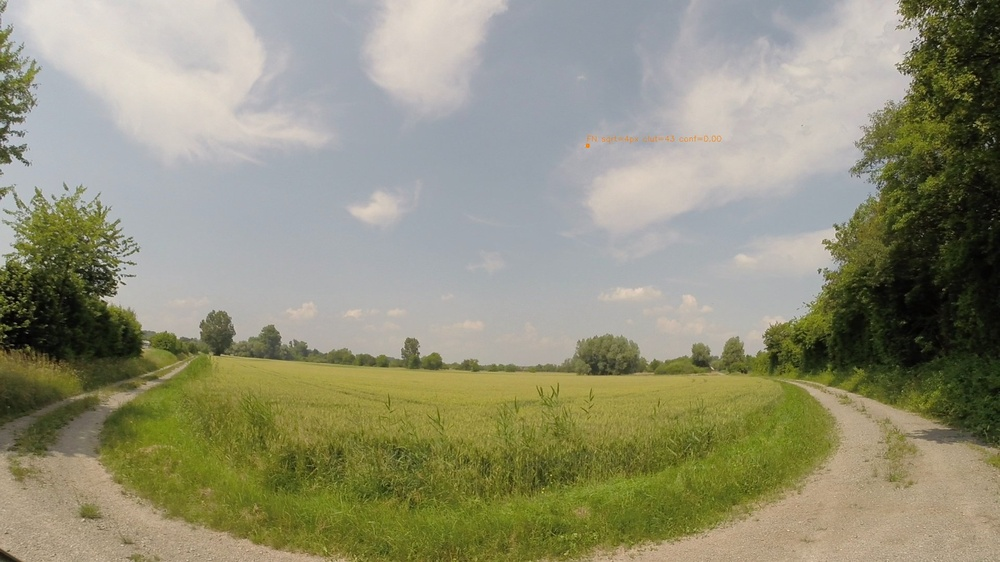
#> input picture analytics/spec_analysis/visual_cases/ft2_1280/dataset_rgb/FN_smallest_00_wosdetc_gopro_007_002206.jpg, 1000 x 562 px, shrunk from 1920 x 1080 before the run
$ python -i process_youtube_videos_4class.py   (imports and definitions only)   (older library calls are emulated)
#> lines starting #> are read from the running program, lines starting #| are printed output that depends on the picture
"""
process_youtube_videos_4class.py — Generate rows in the 4-class fusion
dataset schema for the YouTube aerial-negative videos.

The GUI uses fusion_no_fn_model.joblib (4-class trust classifier) with
40 features. Its training CSV lives at
    classifier/runs/reliability/fusion/fusion_dataset.csv
This script appends YouTube grayscale-replicate rows (trust_label=0,
drone_present=0) into that CSV so the classifier learns to reject the
exact GUI failure mode: RGB airplane frame → both YOLOs fire → reject.

Both RGB-source and IR-source videos are processed:
  * RGB-source: RGB YOLO on the BGR frame, IR YOLO on gray-replicate
    (exact match to the GUI's grayscale-replicate failure mode).
  * IR-source: both YOLOs on gray-3ch of the thermal frame. RGB YOLO
    rarely fires on pure thermal (which is fine); IR YOLO fires
    natively. Scene features come from the thermal gray on both sides.
Svanström also supplies real-thermal aerial rows, but its IR YOLO never
fires on those scenes (ir_detected=0 in all 6090 airplane rows), so
YouTube IR videos are the first training rows where the IR side
actually fires on aerial negatives.

Output:
    classifier/runs/reliability/fusion/fusion_dataset_v2.csv   (merged)
    classifier/runs/reliability/fusion/fusion_dataset.csv.bak_v1
"""

import argparse
import shutil
import time
from pathlib import Path

import cv2
import numpy as np
import pandas as pd
import yaml


# ── Feature extraction (verbatim from gui/fusion/features.py) ──

def compute_global_features(img_gray):
    h, w = img_gray.shape[:2]
    img_area = h * w
    img_f = img_gray.astype(np.float32)
    img_mean = float(img_f.mean())
    img_std = float(img_f.std())
    p2 = float(np.percentile(img_gray, 2))
    p98 = float(np.percentile(img_gray, 98))
    img_dynamic_range = p98 - p2
    hist, _ = np.histogram(img_gray, bins=256, range=(0, 256))
    hist = hist[hist > 0].astype(np.float64)
    p = hist / hist.sum()
    img_entropy = float(-np.sum(p * np.log2(p)))
    top_mean = float(img_f[:h // 2].mean())
    bot_mean = float(img_f[h // 2:].mean())
    sky_ground_ratio = top_mean / max(bot_mean, 1.0)
    edges = cv2.Canny(img_gray, 50, 150)
    edge_density = float(edges.sum()) / (img_area * 255.0)
    lap = cv2.Laplacian(img_gray, cv2.CV_64F)
    blurriness = float(lap.var())
    return {
        "img_mean": round(img_mean, 3),
        "img_std": round(img_std, 3),
        "img_dynamic_range": round(img_dynamic_range, 3),
        "img_entropy": round(img_entropy, 4),
        "sky_ground_ratio": round(sky_ground_ratio, 4),
        "edge_density": round(edge_density, 6),
        "blurriness": round(blurriness, 3),
    }


# [36 lines left out: function compute_target_features, not called in this run]


TARGET_NAMES = ["log_bbox_area", "aspect_ratio", "pos_x", "pos_y",
                "dist_to_center", "local_contrast", "target_bg_delta"]


CATEGORY_MAP = {
    "airplane": "AIRPLANE", "plane": "AIRPLANE",
    "heli": "HELICOPTER", "helicopter": "HELICOPTER",
    "bird": "BIRD", "birds": "BIRD",
}


# [197 lines left out: functions parse_video_name, run_yolo, det_stats, best_det_target, frame_features, process_video and 1 more, not called in this run]


# [2 lines not run here, left out]

>>> import cv2
>>> picture = cv2.imread('../../../analytics/spec_analysis/visual_cases/ft2_1280/dataset_rgb/FN_smallest_00_wosdetc_gopro_007_002206.jpg', cv2.IMREAD_GRAYSCALE)
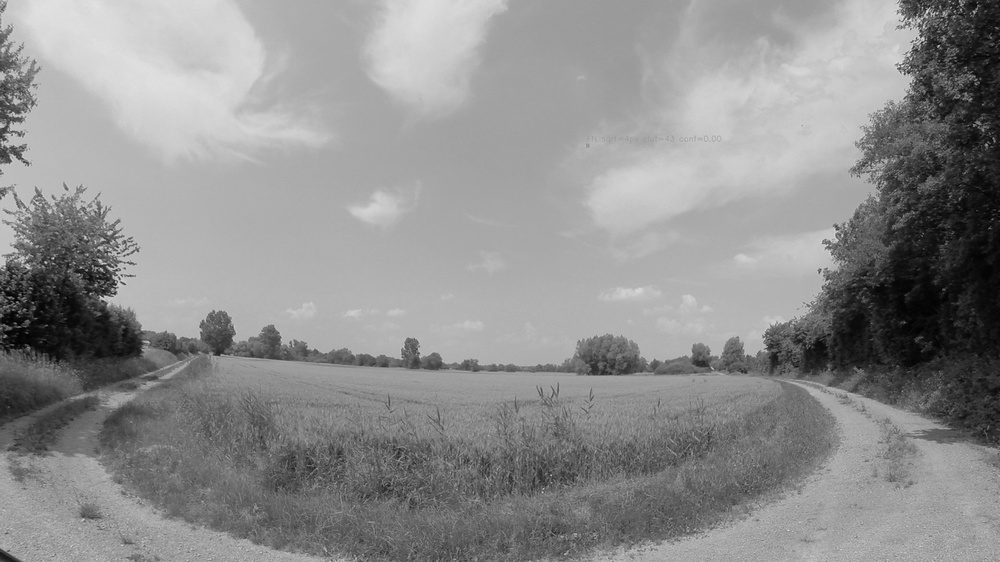
#> picture: shape (562, 1000); min 0, max 227, mean 142
>>> result = compute_global_features(picture)
#> in compute_global_features, `img_mean = float(img_f.mean())`: img_mean = 142
#> in compute_global_features, `img_std = float(img_f.std())`: img_std = 51.22
#> in compute_global_features, `p2 = float(np.percentile(img_gray, 2))`: p2 = 17
#> in compute_global_features, `p98 = float(np.percentile(img_gray, 98))`: p98 = 214
#> in compute_global_features, `img_dynamic_range = p98 - p2`: img_dynamic_range = 197
#> in compute_global_features, `hist, _ = np.histogram(img_gray, bins=256, range=(0, 256))`: hist = 256 values, max 11313 at index 177, min 0 at index 228, mean 2195.3
#> in compute_global_features, `hist = hist[hist > 0].astype(np.float64)`: hist = 228 values, max 11313 at index 177, min 1 at index 227, mean 2464.9
#> in compute_global_features, `p = hist / hist.sum()`: p = 228 values, max 0.0201 at index 177, min 1.78e-06 at index 227, mean 0.00439
#> in compute_global_features, `img_entropy = float(-np.sum(p * np.log2(p)))`: img_entropy = 7.35
#> in compute_global_features, `top_mean = float(img_f[:h // 2].mean())`: top_mean = 163
#> in compute_global_features, `bot_mean = float(img_f[h // 2:].mean())`: bot_mean = 121
#> in compute_global_features, `sky_ground_ratio = top_mean / max(bot_mean, 1.0)`: sky_ground_ratio = 1.35
#> in compute_global_features, `edges = cv2.Canny(img_gray, 50, 150)`:
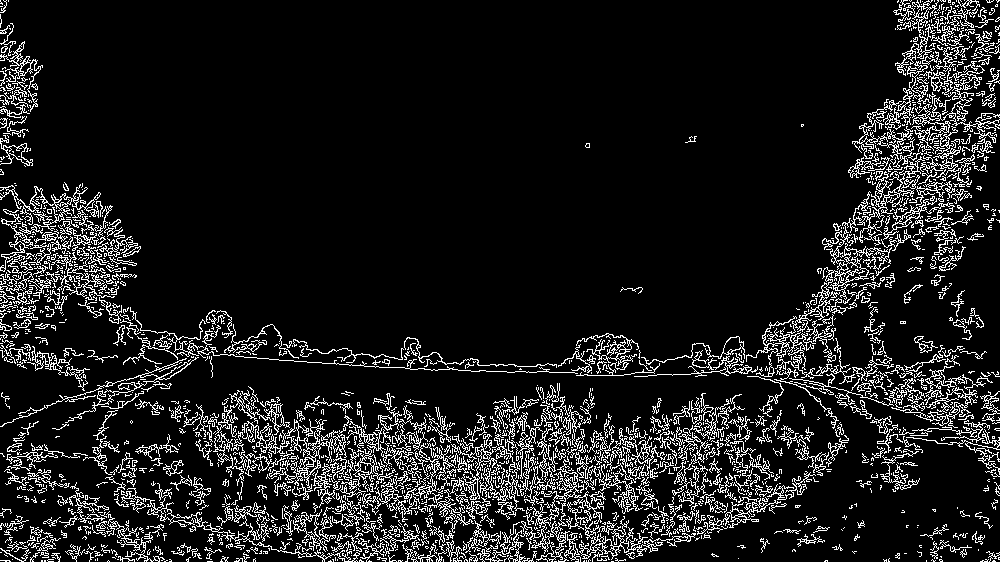
#> edges: shape (562, 1000); 11% white in thin lines or dots
#> in compute_global_features, `edge_density = float(edges.sum()) / (img_area * 255.0)`: edge_density = 0.11
#> in compute_global_features, `lap = cv2.Laplacian(img_gray, cv2.CV_64F)`:
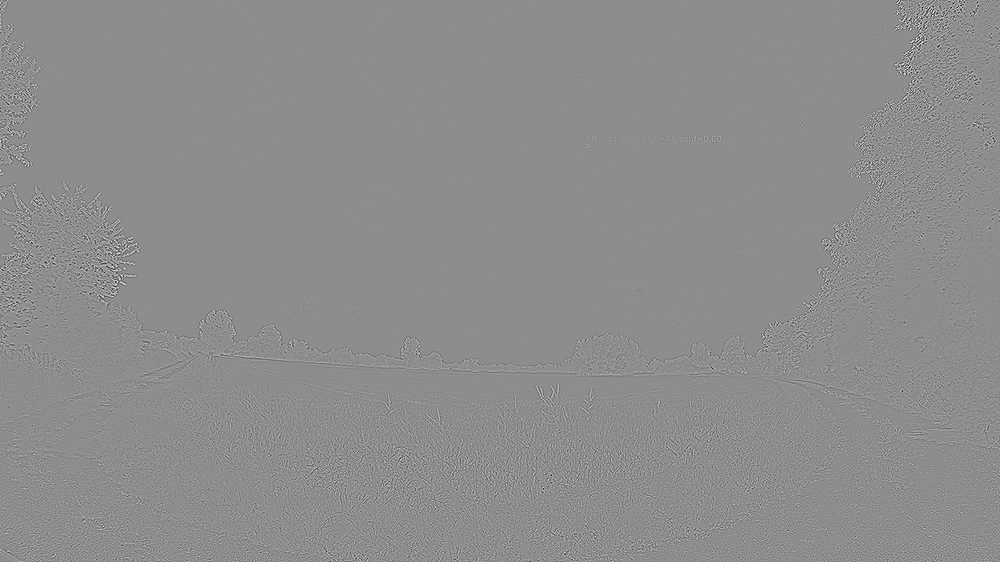
#> lap: shape (562, 1000) float64; min -351, max 282, mean 0; drawn with min black and max white
#> in compute_global_features, `blurriness = float(lap.var())`: blurriness = 640.6
#> result = {'img_mean': 142, 'img_std': 51.22, 'img_dynamic_range': 197, 'img_entropy': 7.35, 'sky_ground_ratio': 1.35, 'edge_density': 0.11, 'blurriness': 640.6}

$ run again, on analytics/spec_analysis/visual_cases/ft2_1280/dataset_rgb/FN_worst_clutter_02_anti-muav-roboflow_02255_jpg.rf.c57dd8c73374f954807346d054273cb0.jpg
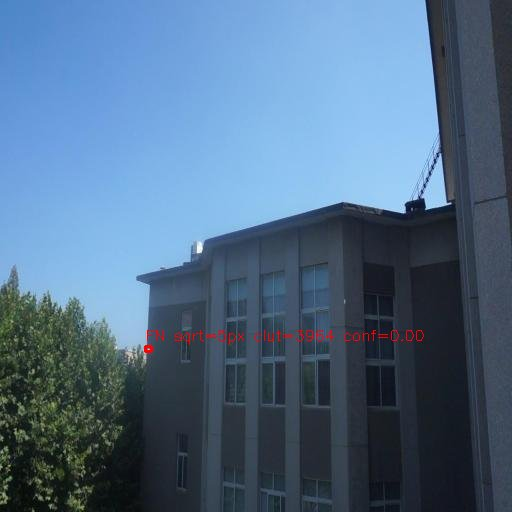
#> input picture analytics/spec_analysis/visual_cases/ft2_1280/dataset_rgb/FN_worst_clutter_02_anti-muav-roboflow_02255_jpg.rf.c57dd8c73374f954807346d054273cb0.jpg, 512 x 512 px
#> img_mean = 103.2
#> img_std = 59.29
#> p2 = 21
#> p98 = 190
#> img_dynamic_range = 169
#> in compute_global_features, `hist, _ = np.histogram(img_gray, bins=256, range=(0, 256))`: hist = 256 values, max 3952 at index 177, min 0 at index 218, mean 1024
#> in compute_global_features, `hist = hist[hist > 0].astype(np.float64)`: hist = 244 values, max 3952 at index 177, min 1 at index 214, mean 1074.4
#> p = 244 values, max 0.0151 at index 177, min 3.81e-06 at index 214, mean 0.0041
#> img_entropy = 7.15
#> top_mean = 143.8
#> bot_mean = 62.59
#> sky_ground_ratio = 2.3
#> in compute_global_features, `edges = cv2.Canny(img_gray, 50, 150)`:
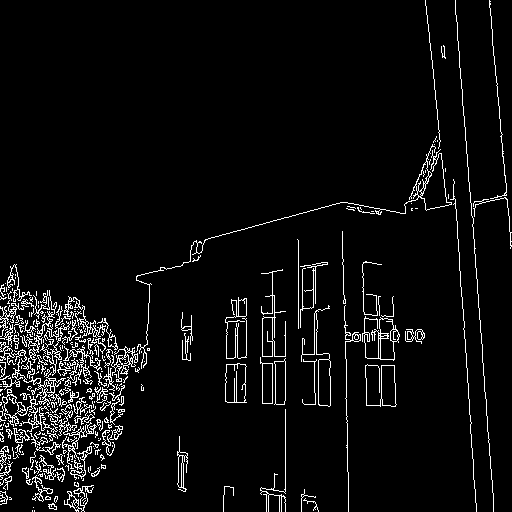
#> edges: shape (512, 512); 5.1% white in thin lines or dots
#> edge_density = 0.0512
#> in compute_global_features, `lap = cv2.Laplacian(img_gray, cv2.CV_64F)`:
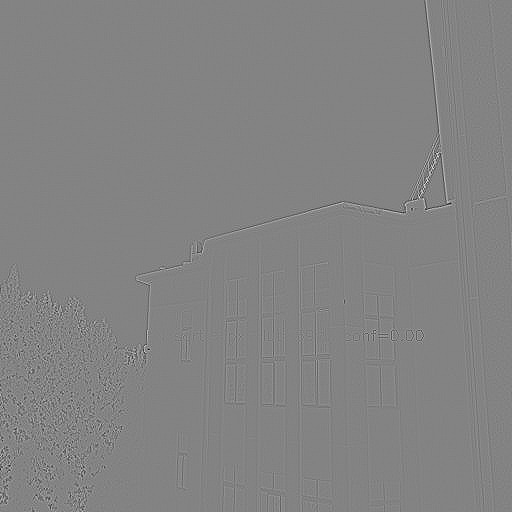
#> lap: shape (512, 512) float64; min -304, max 287, mean 0; drawn with min black and max white
#> blurriness = 288.1
#> result = {'img_mean': 103.2, 'img_std': 59.29, 'img_dynamic_range': 169, 'img_entropy': 7.15, 'sky_ground_ratio': 2.3, 'edge_density': 0.0512, 'blurriness': 288.1}
